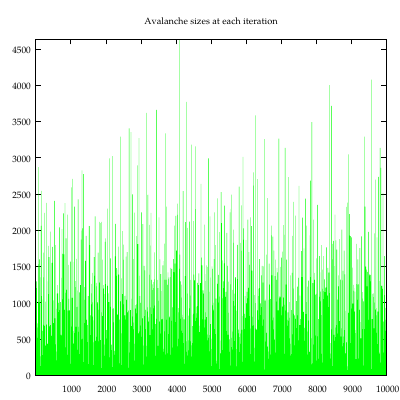

This figure's gnuplot source:
# Use this as a template to graph results
set terminal pdf enhance font "palatino,10" size 4,4

set output 'sizes.pdf'
set title  "Avalanche sizes at each iteration"

set palette rgb 21,22,23

set autoscale xfix
set autoscale yfix
set autoscale cbfix

plot 'timecount.dat' using 1:3 with lines ls 2 notitle
